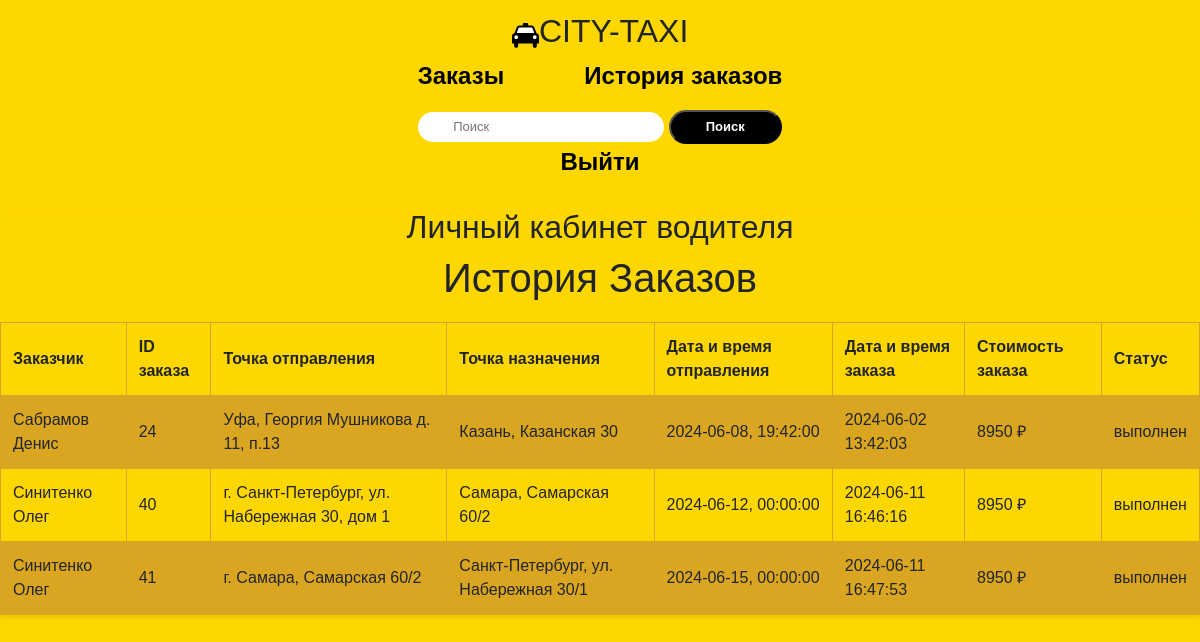
Page /drivers/order_history.php (signed in) on the committed database.
### tables this page shows
CREATE TABLE `orders` (
  `id_order` int NOT NULL,
  `id_user` int NOT NULL,
  `id_drivers` int NOT NULL,
  `id_tarifs` int NOT NULL,
  `point_A` text NOT NULL,
  `id_city` int NOT NULL,
  `street` text NOT NULL,
  `order-travel` date NOT NULL,
  `price_all` int NOT NULL,
  `order-date` datetime NOT NULL DEFAULT CURRENT_TIMESTAMP,
  `time-travel` time NOT NULL,
  `status_ord` text NOT NULL
);

CREATE TABLE `users` (
  `id` int NOT NULL,
  `surname` varchar(85) NOT NULL,
  `name` varchar(85) NOT NULL,
  `login` varchar(80) NOT NULL,
  `email` text NOT NULL,
  `password` varchar(30) DEFAULT NULL,
  `address` text NOT NULL,
  `reg-time` datetime NOT NULL DEFAULT CURRENT_TIMESTAMP,
  `status` enum('активен','заблокирован') NOT NULL,
  `id_role` int NOT NULL
);

CREATE TABLE `city` (
  `id_city` int NOT NULL,
  `name_city` text NOT NULL,
  `price_travel` int NOT NULL
);

### drivers/order_history.php (the view, shortened to what this page needs)
<!DOCTYPE html>
<html lang="en">
<head>
    <link rel="stylesheet" href="https://cdn.jsdelivr.net/npm/bootstrap@5.2.0-beta1/dist/css/bootstrap.min.css">
    <link rel='stylesheet' type='text/css' media='screen' href='../design/css/main.css'>
    <link rel='stylesheet' type='text/css' media='screen' href='../design/css/orders_history.css'>
</head>
<?php include "../includes/nav.php"; ?>
<body style="background-color: gold; text-align:center">
    <h2>Личный кабинет водителя</h2>
    <div id="order-section">
        <h1>История Заказов</h1>
        <?php
        include("../database/connectDB.php");
        if (isset($_SESSION['driver'])) {
            $driverId = $_SESSION['driver'];
            $sql = "SELECT orders.*, city.*, users.surname, users.name, users.email, price_all FROM orders
            JOIN users ON orders.id_user = users.id
            JOIN city ON orders.id_city = city.id_city
            WHERE orders.id_drivers = $driverId AND orders.status_ord!= 'в обработке';";
            $result = mysqli_query($connect, $sql);
            if (mysqli_num_rows($result) > 0) {
                echo "<table>";
                echo "<tr>
                <th>Заказчик</th>
                <th>ID заказа</th>
                <th>Точка отправления</th>
                <th>Точка назначения</th>
                <th>Дата и время отправления</th>
                <th>Дата и время заказа</th>
                <th>Стоимость заказа</th>
                <th>Статус</th>";
                while ($row = mysqli_fetch_assoc($result)) {
                    echo "<tr>";
                    echo "<td>" . $row['surname'] . " " . $row['name'] . "</td>";
                    echo "<td>" . $row['id_order'] . "</td>";
                    echo "<td>" . $row['point_A'] . "</td>";
                    echo "<td>" . $row['name_city'] . ", " . $row['street'] . "</td>";
                    echo "<td>" . $row['order-travel'] . ", " . $row['time-travel'] .  "</td>";
                    echo "<td>" . $row['order-date'] . "</td>";
                    echo "<td>" . $row["price_all"] . ' ₽' . "</td>";
                    echo "<td>" . $row['status_ord'] . "</td>";
                    echo "</tr>";
                }
                echo "</table>";
            } else {
                echo "Заказы для этого водителя не найдены.";
            }
        } else {
            echo "ID водителя не указан в сессии.";
        }
        ?>
    </div>
</body>
</html>

### includes/nav.php (shortened to what this page needs)
<!DOCTYPE html>
<html>
<head>
    <link rel='stylesheet' type='text/css' media='screen' href='/design/css/nav.css'>
</head>
<body>
    <nav>
        <div class="Logo-content">
            <img src="/image/logo-taxi.svg" alt="" class="logo-img">
            <h1 class="logo-text">CITY-TAXI</h1>
        </div>
        <ul class="nav-list">
            <?php
            if ($_SESSION) {
                if (isset($_SESSION['admin'])) { ?>
                    <li><a href="admin/admin.php">Управление</a></li>
                    <li><a href="../map.php">Карта</a></li>
                    <li><a href="../#tarifs-contents">Тарифы</a></li>
                    <div class="dropdown">
                        <button class="dropdown-toggle" onclick="toggleDropdown()">Дополнительно</button>
                        <ul class="dropdown-menu" id="dropdownMenu">
                            <li><button id="black-theme" onclick=BlackTheme()>Тёмная тема</button></li>
                            <li><button id="Off-BlackTheme" onclick="Off_BlackTheme()">Выключить ТТ</button></li>
                        </ul>
                    </div>
                <? } else if (isset($_SESSION['driver'])) {
                    echo "<li><a href='../drivers/driver.php'>Заказы</a></li>";
                    echo "<li><a href='../drivers/order_history.php'>История заказов</a></li>";
                }
            }
            ?>
        </ul>
        <form action="search.php" id="Searching" method="post">
            <input type="search" name="search" id="search" placeholder="Поиск" required>
            <input type="submit" value="Поиск" id="sub-searching">
        </form>
        <ul class="nav-list">
            <?php
            if ($_SESSION) {
                if (isset($_SESSION['admin']) || isset($_SESSION['driver'])) {
                    echo '<li><a href="../database/exit.php">Выйти</a></li>';
                } else {
                    echo "<li><a href='orders/order.php'>Заказать</a></li>";
                    echo '<li><a href="database/exit.php">Выйти</a></li>';
                }
            }
            ?>
        </ul>
    </nav>
</body>
</html>

### design/css/main.css (style rules this page uses)
* { transition: all 0.6s ease-in-out; -webkit-transition: all 0.6s ease-in-out; -moz-transition: all 0.6s ease-in-out; -ms-transition: all 0.6s ease-in-out; -o-transition: all 0.6s ease-in-out; }

### design/css/orders_history.css (style rules this page uses)
* { transition: all 0.6s ease-in-out; }
body { background-color: gold; font-family: Arial, sans-serif; display: flex; justify-content: center; flex-direction: column; align-items: center; }
@media (min-width:768px) and (max-width:1599px) { table { border-collapse: collapse; margin-top: 20px; box-shadow: 0 2px 5px rgba(0, 0, 0, 0.1); } }
@media (min-width:768px) and (max-width:1599px) { th, td { text-align: left; padding: 12px; border: 1px solid goldenrod; } }
@media (min-width:768px) and (max-width:1599px) { th { background-color: gold; } }
@media (min-width:768px) and (max-width:1599px) { tr:nth-child(even) { background-color: goldenrod; } }

### design/css/nav.css (style rules this page uses)
* { transition: all 0.6s ease-in-out; }
@media (min-width: 768px) and (max-width: 1599px) { nav { display: flex; flex-direction: column; align-items: center; justify-content: space-around; background-color: gold; padding: 1%; width: 100%; box-shadow: 0px 0px 8px 5px gold; } }
@media (min-width: 768px) and (max-width: 1599px) { .Logo-content { display: flex; justify-content: center; align-items: center; } }
@media (min-width: 768px) and (max-width: 1599px) { .logo-img { height: 25px; } }
@media (min-width: 768px) and (max-width: 1599px) { .logo-text { font-size: xx-large; } }
@media (min-width: 768px) and (max-width: 1599px) { .nav-list { list-style-type: none; display: flex; align-items: center; padding: 0%; font-size: x-large; gap: 30px; font-weight: 900; } }
@media (min-width: 768px) and (max-width: 1599px) { .nav-list a { text-decoration: none; color: black; border-radius: 15px; padding-left: 15px; padding-right: 15px; border: 10px solid #ffea8100; transition: all 0.6s ease-in-out; -webkit-transition: all 0.6s ease-in-out; -moz-transition: all 0.6s ease-in-out; -ms-transition: all 0.6s ease-in-out; -o-transition: all 0.6s ease-in-out; } }
@media (min-width: 768px) and (max-width: 1599px) { #Searching #search { font-size: small; align-items: center; padding: 5px 35px; border: none; color: black; font-weight: 500; border-radius: 30px; -webkit-border-radius: 30px; -moz-border-radius: 30px; -ms-border-radius: 30px; -o-border-radius: 30px; } }
@media (min-width: 768px) and (max-width: 1599px) { #Searching #sub-searching { font-size: small; align-items: center; padding: 5px 35px; color: white; background: black; font-weight: 900; transition: all 0.6s ease-in-out; -webkit-transition: all 0.6s ease-in-out; -moz-transition: all 0.6s ease-in-out; -ms-transition: all 0.6s ease-in-out; -o-transition: all 0.6s ease-in-out; border-radius: 30px; -webkit-border-radius: 30px; -moz-border-radius: 30px; -ms-border-radius: 30px; -o-border-radius: 30px; } }

### rows in the picture
orders: id_user.surname "Сабрамов", id_user.name "Денис", id_order "24", point_A "Уфа, Георгия Мушникова д. 11, п.13", id_city.name_city "Казань", street "Казанская 30", value "2024-06-08", value "19:42:00", value "2024-06-02 13:42:03", price_all "8950", status_ord "выполнен"
orders: id_user.surname "Синитенко", id_user.name "Олег", id_order "40", point_A "г. Санкт-Петербург, ул. Набережная 30, дом 1", id_city.name_city "Самара", street "Самарская 60/2", value "2024-06-12", value "00:00:00", value "2024-06-11 16:46:16", price_all "8950", status_ord "выполнен"
orders: id_user.surname "Синитенко", id_user.name "Олег", id_order "41", point_A "г. Самара, Самарская 60/2", id_city.name_city "Санкт-Петербург", street "ул. Набережная 30/1", value "2024-06-15", value "00:00:00", value "2024-06-11 16:47:53", price_all "8950", status_ord "выполнен"
